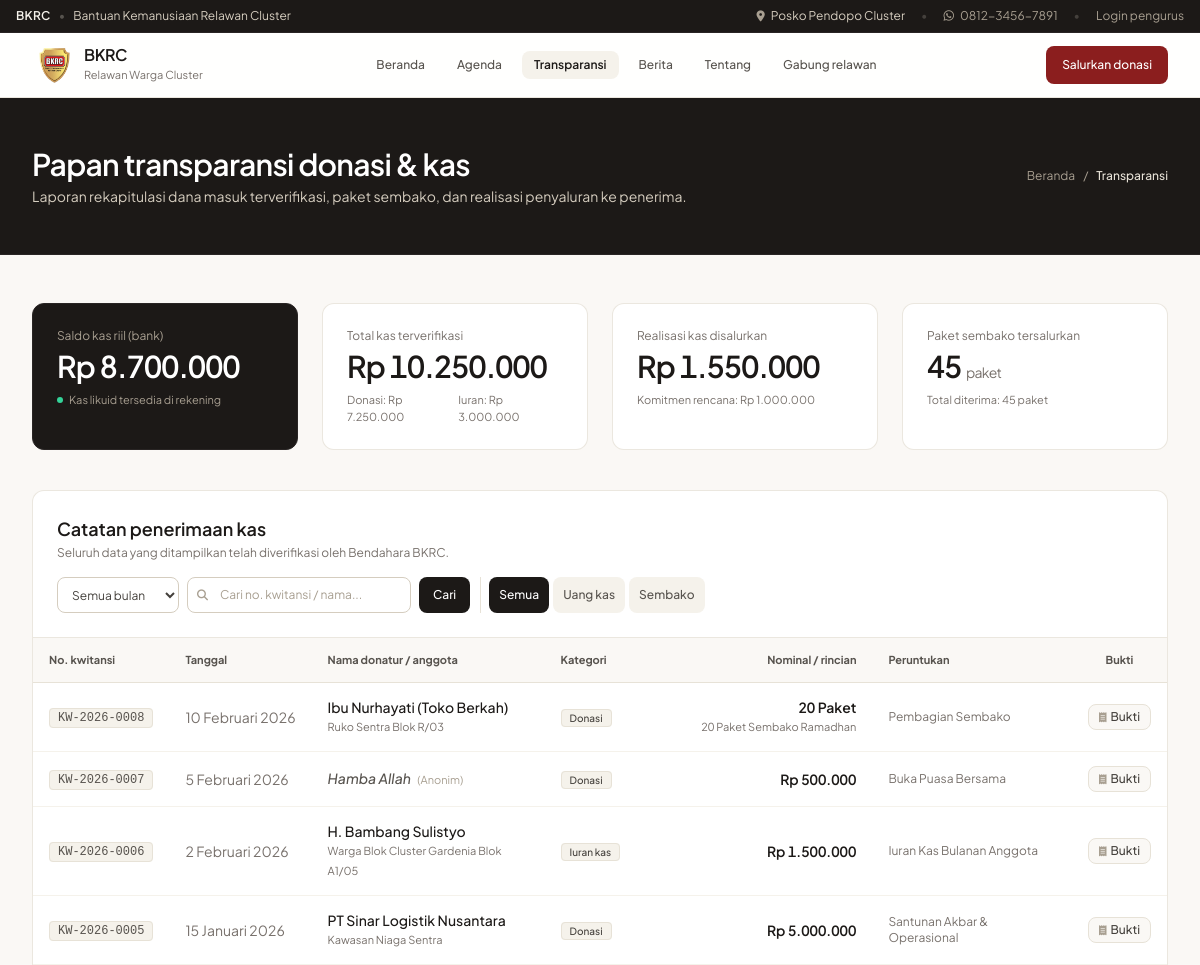
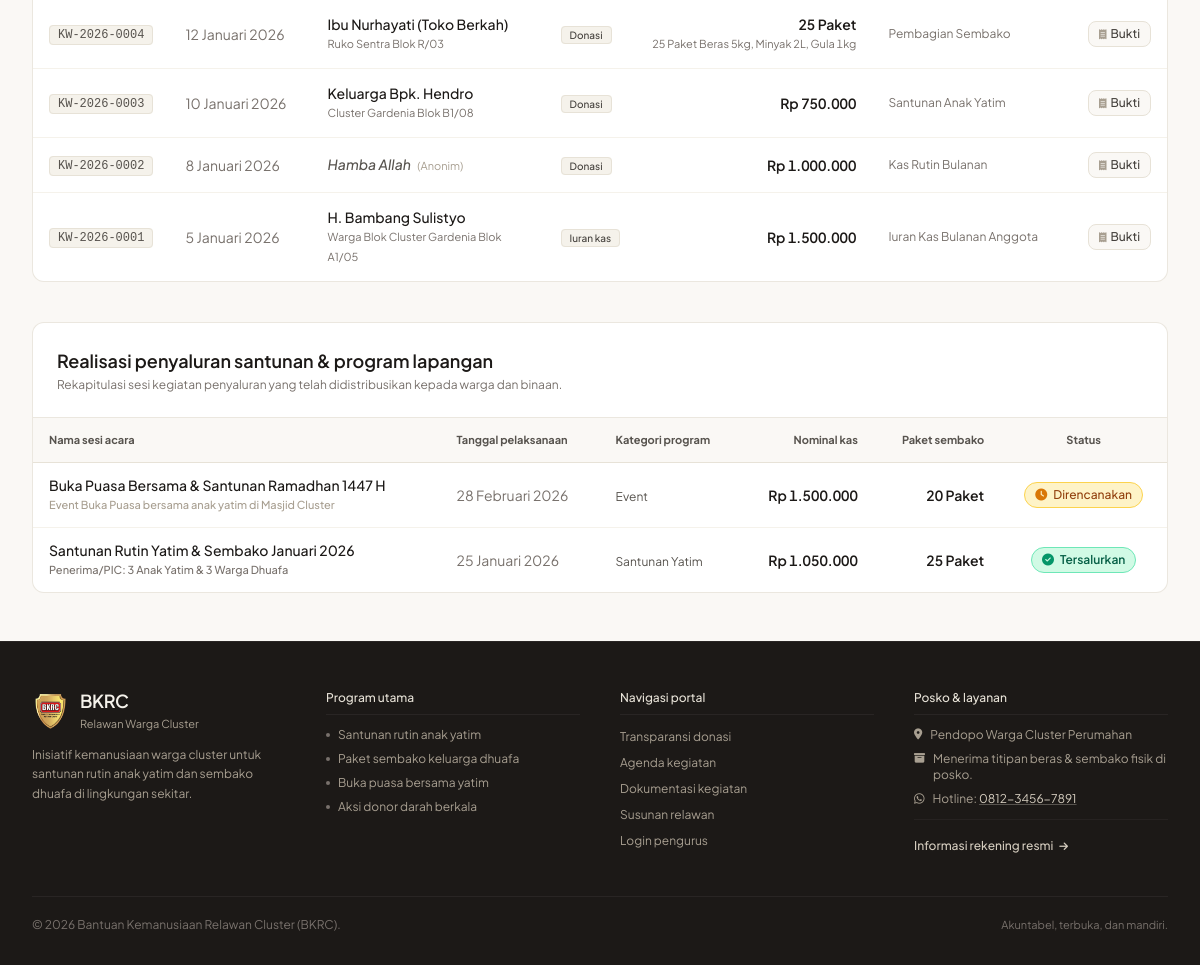
Screenshot of /transparansi.php with the database file from the repository (2 pictures, top to bottom).
### tables this page shows
CREATE TABLE donations (
    id INT AUTO_INCREMENT PRIMARY KEY,
    receipt_no VARCHAR(50) UNIQUE NOT NULL,
    transaction_category ENUM('donasi', 'iuran') DEFAULT 'donasi',
    donor_id INT NOT NULL,
    member_id INT NULL,
    donor_phone VARCHAR(25) NULL,
    donation_date DATE NOT NULL,
    type ENUM('uang', 'sembako') NOT NULL,
    amount DECIMAL(15, 2) DEFAULT 0.00,
    package_qty INT DEFAULT 0,
    package_details VARCHAR(255) NULL,
    program_target VARCHAR(100) DEFAULT 'Kas Rutin Bulanan',
    status ENUM('pending', 'approved', 'rejected', 'batal') NOT NULL DEFAULT 'pending',
    rejection_reason VARCHAR(255) NULL,
    approved_at DATETIME NULL,
    approved_by INT NULL,
    void_reason VARCHAR(255) NULL,
    voided_at DATETIME NULL,
    voided_by INT NULL,
    notes TEXT NULL,
    proof_url VARCHAR(255) NULL,
    recorded_by INT NULL,
    created_at TIMESTAMP DEFAULT CURRENT_TIMESTAMP,
    CONSTRAINT fk_donation_donor FOREIGN KEY (donor_id) REFERENCES donors(id) ON DELETE CASCADE,
    CONSTRAINT fk_donation_member FOREIGN KEY (member_id) REFERENCES members(id) ON DELETE SET NULL,
    CONSTRAINT fk_donation_user FOREIGN KEY (recorded_by) REFERENCES users(id) ON DELETE SET NULL
);

CREATE TABLE donors (
    id INT AUTO_INCREMENT PRIMARY KEY,
    donor_code VARCHAR(30) UNIQUE NOT NULL,
    full_name VARCHAR(150) NOT NULL,
    phone VARCHAR(25) NULL,
    cluster_or_address VARCHAR(255) NOT NULL,
    donor_type ENUM('rutin', 'insidental', 'sponsor') DEFAULT 'insidental',
    is_anonymous TINYINT(1) DEFAULT 0,
    created_at TIMESTAMP DEFAULT CURRENT_TIMESTAMP
);

CREATE TABLE members (
    id INT AUTO_INCREMENT PRIMARY KEY,
    member_code VARCHAR(30) UNIQUE NOT NULL,
    nik VARCHAR(20) NULL,
    full_name VARCHAR(150) NOT NULL,
    phone VARCHAR(25) NOT NULL,
    cluster_block VARCHAR(100) NOT NULL,
    rt_rw VARCHAR(30) NOT NULL,
    position VARCHAR(100) NOT NULL DEFAULT 'Relawan Anggota',
    volunteer_interest VARCHAR(100) NULL,
    joined_date DATE NOT NULL,
    status ENUM('pending', 'aktif', 'resign') DEFAULT 'pending',
    rejection_reason VARCHAR(255) NULL,
    created_at TIMESTAMP DEFAULT CURRENT_TIMESTAMP
);

CREATE TABLE distribution_events (
    id INT AUTO_INCREMENT PRIMARY KEY,
    agenda_id INT NULL,
    event_name VARCHAR(200) NOT NULL,
    event_date DATE NOT NULL,
    program_type ENUM('santunan_yatim', 'sembako', 'event', 'pinjaman', 'lainnya') NOT NULL,
    total_cash_out DECIMAL(15, 2) DEFAULT 0.00,
    total_packages_out INT DEFAULT 0,
    disbursement_status ENUM('direncanakan', 'tersalurkan') DEFAULT 'direncanakan',
    disbursed_at DATETIME NULL,
    disbursed_to VARCHAR(150) NULL,
    notes TEXT NULL,
    created_at TIMESTAMP DEFAULT CURRENT_TIMESTAMP,
    CONSTRAINT fk_dist_agenda FOREIGN KEY (agenda_id) REFERENCES annual_agendas(id) ON DELETE SET NULL
);

### transparansi.php (the view, shortened to what the rows shown need)
<?php
require_once __DIR__ . '/includes/header.php';
$typeFilter = $_GET['tipe'] ?? 'semua';
$monthFilter = trim($_GET['bulan'] ?? 'semua');
$searchQuery = trim($_GET['q'] ?? '');
$whereClauses = ["d.status = 'approved'"];
$paramsDonation = [];
$whereSql = implode(" AND ", $whereClauses);
$queryDonations = "
    SELECT d.*,
        dn.full_name as donor_name, dn.is_anonymous, dn.cluster_or_address,
        m.full_name as member_name, m.cluster_block as member_block
    FROM donations d
    LEFT JOIN donors dn ON d.donor_id = dn.id
    LEFT JOIN members m ON d.member_id = m.id
    WHERE {$whereSql}
    ORDER BY d.donation_date DESC, d.id DESC
";
$stmtDonations = $pdo->prepare($queryDonations);
$stmtDonations->execute($paramsDonation);
$donations = $stmtDonations->fetchAll();
$stmtEvents = $pdo->query("
    SELECT e.*,
        COUNT(l.id) as total_recipients,
        SUM(CASE WHEN l.status = 'distributed' THEN 1 ELSE 0 END) as distributed_recipients
    FROM distribution_events e
    LEFT JOIN distribution_logs l ON e.id = l.event_id
    GROUP BY e.id
    ORDER BY e.event_date DESC
");
$events = $stmtEvents->fetchAll();
?>
<div class="bg-stone-900 text-white py-12 border-b border-stone-800">
    <div class="max-w-7xl mx-auto px-4 sm:px-6 lg:px-8">
        <div class="flex flex-col md:flex-row md:items-center justify-between gap-4">
            <div>
                <h1 class="text-2xl sm:text-3xl font-semibold tracking-tight">Papan transparansi donasi & kas</h1>
            </div>
        </div>
    </div>
</div>
<div class="max-w-7xl mx-auto px-4 sm:px-6 lg:px-8 py-10 sm:py-12">
    <div class="bg-white rounded-xl shadow-2xs border border-stone-200/80 overflow-hidden mb-10">
        <div class="p-5 sm:p-6 border-b border-stone-200/80 flex flex-col xl:flex-row xl:items-center justify-between gap-4">
            <div>
                <h2 class="text-base sm:text-lg font-semibold text-stone-900">Catatan penerimaan kas</h2>
            </div>
        </div>
        <div class="overflow-x-auto">
            <table class="w-full text-left text-xs sm:text-sm">
                <thead class="bg-stone-50 border-b border-stone-200 text-stone-600 text-[11px] font-medium tracking-normal">
                    <tr>
                        <th class="py-3 px-4">No. kwitansi</th>
                        <th class="py-3 px-4">Tanggal</th>
                        <th class="py-3 px-4">Nama donatur / anggota</th>
                        <th class="py-3 px-4">Kategori</th>
                        <th class="py-3 px-4 text-right">Nominal / rincian</th>
                        <th class="py-3 px-4">Peruntukan</th>
                        <th class="py-3 px-4 text-center">Bukti</th>
                    </tr>
                </thead>
                <tbody class="divide-y divide-stone-100 text-stone-700">
                    <?php if (empty($donations)): ?>
                        <tr>
                            <td colspan="7" class="py-12 text-center text-stone-500">
                                <i class="fa-solid fa-magnifying-glass text-2xl text-stone-300 mb-2 block"></i>
                                Tidak ada data penerimaan kas yang cocok dengan pencarian Anda.
                                <?php if (!empty($searchQuery) || ($monthFilter !== 'semua' && !empty($monthFilter)) || $typeFilter !== 'semua'): ?>
                                    <div class="mt-2">
                                        <a href="<?= getBaseUrl() ?>/transparansi.php" class="text-bkrc-red-800 hover:underline font-medium text-xs">
                                            &larr; Tampilkan seluruh data kas
                                        </a>
                                    </div>
                                <?php endif; ?>
                            </td>
                        </tr>
                    <?php else: ?>
                        <?php foreach ($donations as $d): ?>
                            <?php
                            $isIuran = ($d['transaction_category'] === 'iuran');
                            $donorDisplayName = 'Hamba Allah';
                            if ($isIuran && !empty($d['member_name'])) {
                                $donorDisplayName = $d['member_name'];
                            } elseif (!empty($d['donor_name'])) {
                                $donorDisplayName = $d['is_anonymous'] ? 'Hamba Allah' : htmlspecialchars($d['donor_name']);
                            }
                            $isUang = ($d['type'] === 'uang');
                            ?>
                            <tr class="hover:bg-stone-50/70 transition-colors duration-150">
                                <td class="py-3.5 px-4 font-mono font-medium text-stone-600 whitespace-nowrap">
                                    <span class="bg-stone-100 px-2 py-0.5 rounded border border-stone-200 text-xs">
                                        <?= htmlspecialchars($d['receipt_no']) ?>
                                    </span>
                                </td>
                                <td class="py-3.5 px-4 whitespace-nowrap text-stone-500"><?= formatTanggalIndo($d['donation_date']) ?></td>
                                <td class="py-3.5 px-4">
                                    <?php if ($d['is_anonymous']): ?>
                                        <span class="italic text-stone-600 font-medium">Hamba Allah</span>
                                        <span class="text-[11px] text-stone-400 font-normal ml-1">(Anonim)</span>
                                    <?php else: ?>
                                        <span class="font-medium text-stone-900"><?= $donorDisplayName ?></span>
                                        <?php if ($isIuran && !empty($d['member_block'])): ?>
                                            <span class="block text-[11px] text-stone-500 font-normal">Warga Blok <?= htmlspecialchars($d['member_block']) ?></span>
                                        <?php elseif (!empty($d['cluster_or_address'])): ?>
                                            <span class="block text-[11px] text-stone-500 font-normal"><?= htmlspecialchars($d['cluster_or_address']) ?></span>
                                        <?php endif; ?>
                                    <?php endif; ?>
                                </td>
                                <td class="py-3.5 px-4 whitespace-nowrap">
                                    <?php if ($isIuran): ?>
                                        <span class="px-2 py-0.5 rounded text-[10px] font-medium bg-stone-100 text-stone-700 border border-stone-200">
                                            Iuran kas
                                        </span>
                                    <?php else: ?>
                                        <span class="px-2 py-0.5 rounded text-[10px] font-medium bg-stone-100 text-stone-700 border border-stone-200">
                                            Donasi
                                        </span>
                                    <?php endif; ?>
                                </td>
                                <td class="py-3.5 px-4 font-semibold text-stone-900 tabular-nums whitespace-nowrap text-right">
                                    <?php if ($isUang): ?>
                                        <span><?= formatRupiah($d['amount']) ?></span>
                                    <?php else: ?>
                                        <?= number_format($d['package_qty']) ?> Paket
                                        <?php if (!empty($d['package_details'])): ?>
                                            <span class="block text-[11px] font-normal text-stone-500"><?= htmlspecialchars($d['package_details']) ?></span>
                                        <?php endif; ?>
                                    <?php endif; ?>
                                </td>
                                <td class="py-3.5 px-4 text-xs text-stone-500"><?= htmlspecialchars($d['program_target']) ?></td>
                                <td class="py-3.5 px-4 text-center whitespace-nowrap">
                                    <a href="<?= getReceiptUrl($d['id'], $d['receipt_no'], $d['created_at']) ?>" target="_blank" class="inline-flex items-center gap-1 px-2.5 py-1 rounded-lg text-xs font-medium text-stone-700 bg-stone-50 hover:bg-stone-100 border border-stone-200 transition" title="Lihat Kwitansi Resmi">
                                        <i class="fa-solid fa-receipt text-stone-400 text-[10px]"></i> Bukti
                                    </a>
                                </td>
                            </tr>
                        <?php endforeach; ?>
                    <?php endif; ?>
                </tbody>
            </table>
        </div>
    </div>
    <div class="bg-white rounded-xl shadow-2xs border border-stone-200/80 overflow-hidden">
        <div class="p-5 sm:p-6 border-b border-stone-200/80">
            <h2 class="text-base sm:text-lg font-semibold text-stone-900">Realisasi penyaluran santunan & program lapangan</h2>
        </div>
        <div class="overflow-x-auto">
            <table class="w-full text-left text-xs sm:text-sm">
                <thead class="bg-stone-50 border-b border-stone-200 text-stone-600 text-[11px] font-medium tracking-normal">
                    <tr>
                        <th class="py-3 px-4">Nama sesi acara</th>
                        <th class="py-3 px-4">Tanggal pelaksanaan</th>
                        <th class="py-3 px-4">Kategori program</th>
                        <th class="py-3 px-4 text-right">Nominal kas</th>
                        <th class="py-3 px-4 text-right">Paket sembako</th>
                        <th class="py-3 px-4 text-center">Status</th>
                    </tr>
                </thead>
                <tbody class="divide-y divide-stone-100 text-stone-700">
                    <?php if (empty($events)): ?>
                        <tr><td colspan="6" class="py-8 text-center text-stone-400">Belum ada sesi penyaluran tercatat.</td></tr>
                    <?php else: ?>
                        <?php foreach ($events as $ev): ?>
                            <?php
                            $isTersalurkan = ($ev['disbursement_status'] === 'tersalurkan');
                            ?>
                            <tr class="hover:bg-stone-50/70 transition-colors duration-150">
                                <td class="py-3 px-4 font-medium text-stone-900">
                                    <?= htmlspecialchars($ev['event_name']) ?>
                                    <?php if (!empty($ev['disbursed_to'])): ?>
                                        <span class="block text-[11px] text-stone-500">Penerima/PIC: <?= htmlspecialchars($ev['disbursed_to']) ?></span>
                                    <?php elseif (!empty($ev['notes'])): ?>
                                        <span class="block text-[11px] text-stone-400"><?= htmlspecialchars($ev['notes']) ?></span>
                                    <?php endif; ?>
                                </td>
                                <td class="py-3 px-4 whitespace-nowrap text-stone-500"><?= formatTanggalIndo($ev['event_date']) ?></td>
                                <td class="py-3 px-4">
                                    <span class="text-xs text-stone-600 capitalize">
                                        <?= str_replace('_', ' ', $ev['program_type']) ?>
                                    </span>
                                </td>
                                <td class="py-3.5 px-4 font-semibold text-stone-900 tabular-nums text-right">
                                    <?= formatRupiah($ev['total_cash_out']) ?>
                                </td>
                                <td class="py-3.5 px-4 font-semibold text-stone-900 tabular-nums text-right">
                                    <?= $ev['total_packages_out'] > 0 ? number_format($ev['total_packages_out']) . ' Paket' : '–' ?>
                                </td>
                                <td class="py-3 px-4 text-center whitespace-nowrap">
                                    <?php if ($isTersalurkan): ?>
                                        <span class="inline-flex items-center gap-1.5 px-2.5 py-1 rounded-full text-xs font-semibold bg-emerald-100 text-emerald-800 border border-emerald-300">
                                            <i class="fa-solid fa-circle-check text-emerald-600"></i> Tersalurkan
                                        </span>
                                    <?php else: ?>
                                        <span class="inline-flex items-center gap-1.5 px-2.5 py-1 rounded-full text-xs font-medium bg-amber-100 text-amber-800 border border-amber-300">
                                            <i class="fa-solid fa-clock text-amber-600"></i> Direncanakan
                                        </span>
                                    <?php endif; ?>
                                </td>
                            </tr>
                        <?php endforeach; ?>
                    <?php endif; ?>
                </tbody>
            </table>
        </div>
    </div>
</div>
<?php require_once __DIR__ . '/includes/footer.php'; ?>

### rows the page displays
donations: receipt_no "KW-2026-0008", donation_date "10 Februari 2026", donor.full_name "Ibu Nurhayati (Toko Berkah)", donor.cluster_or_address "Ruko Sentra Blok R/03", transaction_category "Donasi", package_qty "20", package_details "20 Paket Sembako Ramadhan", program_target "Pembagian Sembako"
donations: receipt_no "KW-2026-0007", donation_date "5 Februari 2026", shows "Hamba Allah", transaction_category "Donasi", amount "Rp 500.000", program_target "Buka Puasa Bersama"
donations: receipt_no "KW-2026-0006", donation_date "2 Februari 2026", member.full_name "H. Bambang Sulistyo", member.cluster_block "Cluster Gardenia Blok A1/05", transaction_category "Iuran kas", amount "Rp 1.500.000", program_target "Iuran Kas Bulanan Anggota"
donations: receipt_no "KW-2026-0005", donation_date "15 Januari 2026", donor.full_name "PT Sinar Logistik Nusantara", donor.cluster_or_address "Kawasan Niaga Sentra", transaction_category "Donasi", amount "Rp 5.000.000", program_target "Santunan Akbar & Operasional"
donations: receipt_no "KW-2026-0004", donation_date "12 Januari 2026", donor.full_name "Ibu Nurhayati (Toko Berkah)", donor.cluster_or_address "Ruko Sentra Blok R/03", transaction_category "Donasi", package_qty "25", package_details "25 Paket Beras 5kg, Minyak 2L, Gula 1kg", program_target "Pembagian Sembako"
donations: receipt_no "KW-2026-0003", donation_date "10 Januari 2026", donor.full_name "Keluarga Bpk. Hendro", donor.cluster_or_address "Cluster Gardenia Blok B1/08", transaction_category "Donasi", amount "Rp 750.000", program_target "Santunan Anak Yatim"
donations: receipt_no "KW-2026-0002", donation_date "8 Januari 2026", shows "Hamba Allah", transaction_category "Donasi", amount "Rp 1.000.000", program_target "Kas Rutin Bulanan"
donations: receipt_no "KW-2026-0001", donation_date "5 Januari 2026", member.full_name "H. Bambang Sulistyo", member.cluster_block "Cluster Gardenia Blok A1/05", transaction_category "Iuran kas", amount "Rp 1.500.000", program_target "Iuran Kas Bulanan Anggota"
distribution_events: event_name "Buka Puasa Bersama & Santunan Ramadhan 1447 H", notes "Event Buka Puasa bersama anak yatim di Masjid Cluster", event_date "28 Februari 2026", program_type "Event", total_cash_out "Rp 1.500.000", total_packages_out "20", disbursement_status "direncanakan" (drawn)
distribution_events: event_name "Santunan Rutin Yatim & Sembako Januari 2026", disbursed_to "3 Anak Yatim & 3 Warga Dhuafa", event_date "25 Januari 2026", program_type "Santunan Yatim", total_cash_out "Rp 1.050.000", total_packages_out "25", disbursement_status "tersalurkan" (drawn)

### other values shown
formatRupiah($kasSummary['saldo_kas_riil']) "Rp 8.700.000"
formatRupiah($kasSummary['total_uang_masuk']) "Rp 10.250.000"
formatRupiah($kasSummary['total_donasi_masuk']) "Rp 7.250.000"
formatRupiah($kasSummary['total_iuran_masuk']) "Rp 3.000.000"
formatRupiah($kasSummary['total_realisasi_keluar']) "Rp 1.550.000"
formatRupiah($kasSummary['dana_pending']) "Rp 1.000.000"
$kasSummary['total_sembako_tersalurkan'] "45"
$kasSummary['total_sembako_masuk'] "45"
